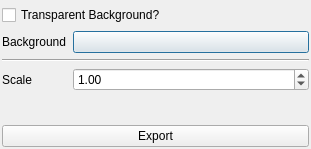
<?xml version="1.0" encoding="UTF-8"?>
<ui version="4.0">
 <class>ExportGraphDialog</class>
 <widget class="QDialog" name="ExportGraphDialog">
  <property name="geometry">
   <rect>
    <x>0</x>
    <y>0</y>
    <width>311</width>
    <height>149</height>
   </rect>
  </property>
  <property name="minimumSize">
   <size>
    <width>311</width>
    <height>149</height>
   </size>
  </property>
  <property name="maximumSize">
   <size>
    <width>311</width>
    <height>149</height>
   </size>
  </property>
  <property name="windowTitle">
   <string>Export Options</string>
  </property>
  <layout class="QVBoxLayout" name="verticalLayout">
   <property name="leftMargin">
    <number>2</number>
   </property>
   <property name="topMargin">
    <number>5</number>
   </property>
   <property name="rightMargin">
    <number>2</number>
   </property>
   <property name="bottomMargin">
    <number>2</number>
   </property>
   <item>
    <layout class="QFormLayout" name="formLayout">
     <item row="2" column="0">
      <widget class="QLabel" name="backgroundLabel">
       <property name="text">
        <string>Background</string>
       </property>
      </widget>
     </item>
     <item row="2" column="1">
      <widget class="ColorButton" name="background">
       <property name="text">
        <string/>
       </property>
      </widget>
     </item>
     <item row="1" column="0" colspan="2">
      <widget class="QCheckBox" name="transparent_check">
       <property name="text">
        <string>Transparent Background?</string>
       </property>
      </widget>
     </item>
     <item row="4" column="0">
      <widget class="QLabel" name="scaleLabel">
       <property name="text">
        <string>Scale</string>
       </property>
      </widget>
     </item>
     <item row="3" column="0" colspan="2">
      <widget class="Line" name="line">
       <property name="orientation">
        <enum>Qt::Horizontal</enum>
       </property>
      </widget>
     </item>
     <item row="4" column="1">
      <widget class="QDoubleSpinBox" name="scaleDoubleSpinBox">
       <property name="maximum">
        <double>100.000000000000000</double>
       </property>
       <property name="singleStep">
        <double>0.050000000000000</double>
       </property>
       <property name="value">
        <double>1.000000000000000</double>
       </property>
      </widget>
     </item>
    </layout>
   </item>
   <item>
    <widget class="QPushButton" name="export_button">
     <property name="enabled">
      <bool>true</bool>
     </property>
     <property name="text">
      <string>Export</string>
     </property>
     <property name="autoDefault">
      <bool>false</bool>
     </property>
     <property name="default">
      <bool>false</bool>
     </property>
     <property name="flat">
      <bool>false</bool>
     </property>
    </widget>
   </item>
  </layout>
 </widget>
 <customwidgets>
  <customwidget>
   <class>ColorButton</class>
   <extends>QPushButton</extends>
   <header>ui.widgets</header>
  </customwidget>
 </customwidgets>
 <resources/>
 <connections/>
</ui>
